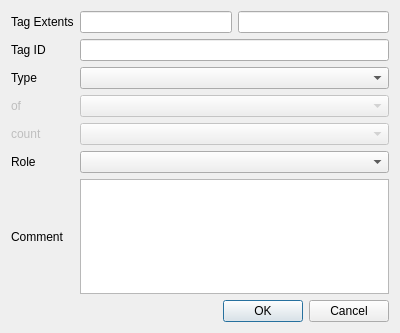
<?xml version="1.0" encoding="UTF-8"?>
<ui version="4.0">
 <class>Tag</class>
 <widget class="QDialog" name="Tag">
  <property name="geometry">
   <rect>
    <x>0</x>
    <y>0</y>
    <width>400</width>
    <height>333</height>
   </rect>
  </property>
  <property name="windowTitle">
   <string>Dialog</string>
  </property>
  <layout class="QGridLayout" name="gridLayout">
   <item row="3" column="1" colspan="2">
    <widget class="QComboBox" name="of_combobox">
     <property name="enabled">
      <bool>false</bool>
     </property>
    </widget>
   </item>
   <item row="0" column="0">
    <widget class="QLabel" name="extents_label">
     <property name="text">
      <string>Tag Extents</string>
     </property>
    </widget>
   </item>
   <item row="1" column="0">
    <widget class="QLabel" name="tag_label">
     <property name="text">
      <string>Tag ID</string>
     </property>
    </widget>
   </item>
   <item row="2" column="0">
    <widget class="QLabel" name="type_label">
     <property name="text">
      <string>Type</string>
     </property>
    </widget>
   </item>
   <item row="7" column="0">
    <spacer name="verticalSpacer">
     <property name="orientation">
      <enum>Qt::Vertical</enum>
     </property>
     <property name="sizeHint" stdset="0">
      <size>
       <width>20</width>
       <height>40</height>
      </size>
     </property>
    </spacer>
   </item>
   <item row="5" column="0">
    <widget class="QLabel" name="role_label">
     <property name="text">
      <string>Role</string>
     </property>
    </widget>
   </item>
   <item row="6" column="0">
    <widget class="QLabel" name="comment_label">
     <property name="text">
      <string>Comment</string>
     </property>
    </widget>
   </item>
   <item row="0" column="2">
    <widget class="QLineEdit" name="extents_end_lineedit"/>
   </item>
   <item row="0" column="1">
    <widget class="QLineEdit" name="extents_start_lineedit"/>
   </item>
   <item row="1" column="1" colspan="2">
    <widget class="QLineEdit" name="tag_lineedit"/>
   </item>
   <item row="6" column="1" colspan="2">
    <widget class="QTextEdit" name="comment_textedit"/>
   </item>
   <item row="8" column="0" colspan="3">
    <widget class="QDialogButtonBox" name="buttonBox">
     <property name="orientation">
      <enum>Qt::Horizontal</enum>
     </property>
     <property name="standardButtons">
      <set>QDialogButtonBox::Cancel|QDialogButtonBox::Ok</set>
     </property>
    </widget>
   </item>
   <item row="5" column="1" colspan="2">
    <widget class="QComboBox" name="role_combobox"/>
   </item>
   <item row="2" column="1" colspan="2">
    <widget class="QComboBox" name="typeComboBox"/>
   </item>
   <item row="3" column="0">
    <widget class="QLabel" name="of_label">
     <property name="enabled">
      <bool>false</bool>
     </property>
     <property name="text">
      <string>of</string>
     </property>
    </widget>
   </item>
   <item row="4" column="0">
    <widget class="QLabel" name="count_label">
     <property name="enabled">
      <bool>false</bool>
     </property>
     <property name="text">
      <string>count</string>
     </property>
    </widget>
   </item>
   <item row="4" column="1" colspan="2">
    <widget class="QComboBox" name="countComboBox">
     <property name="enabled">
      <bool>false</bool>
     </property>
    </widget>
   </item>
  </layout>
 </widget>
 <resources/>
 <connections>
  <connection>
   <sender>buttonBox</sender>
   <signal>accepted()</signal>
   <receiver>Tag</receiver>
   <slot>accept()</slot>
   <hints>
    <hint type="sourcelabel">
     <x>248</x>
     <y>254</y>
    </hint>
    <hint type="destinationlabel">
     <x>157</x>
     <y>274</y>
    </hint>
   </hints>
  </connection>
  <connection>
   <sender>buttonBox</sender>
   <signal>rejected()</signal>
   <receiver>Tag</receiver>
   <slot>reject()</slot>
   <hints>
    <hint type="sourcelabel">
     <x>316</x>
     <y>260</y>
    </hint>
    <hint type="destinationlabel">
     <x>286</x>
     <y>274</y>
    </hint>
   </hints>
  </connection>
 </connections>
</ui>
